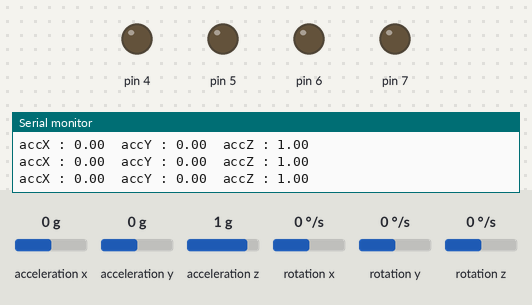
A sketch run on a simulated Arduino Uno, built with avr-gcc and run on an emulated ATmega328P. Shown: output pins drawn as LEDs (lit = HIGH), the last lines printed to the serial monitor. The test bench sets the inputs (shaded band); at power-on: acceleration x 0 g, acceleration y 0 g, acceleration z 1 g, rotation x 0 °/s, rotation y 0 °/s, rotation z 0 °/s.

Above: at 1.2 s.
1.3 s: acceleration x set to -0.4 g
4.3 s: acceleration x set to -0.7 g
At 4.9 s:
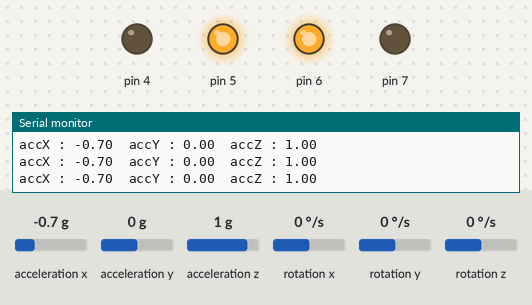
5.8 s: acceleration x set to 0.8 g
At 7.0 s:
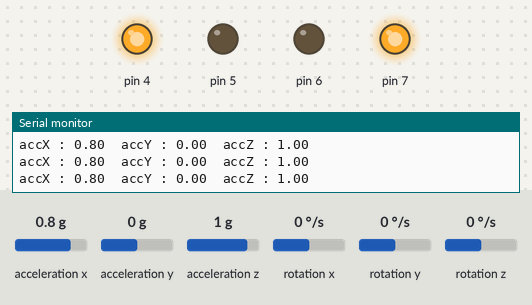
7.3 s: acceleration x set to 0.5 g
At 8.5 s:
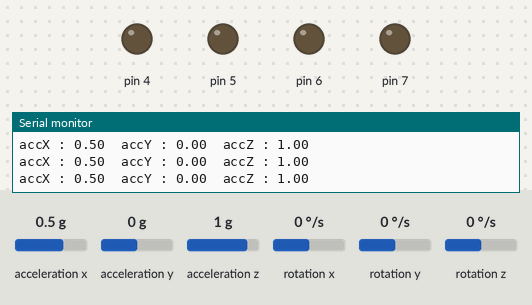
10.3 s: acceleration y set to -0.4 g
11.8 s: acceleration y set to -0.7 g
At 13.2 s:
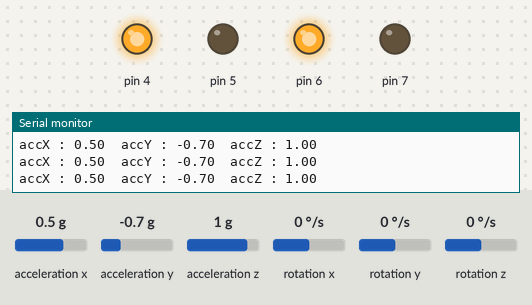
Timing chart, 0 to 14.3 s (numbered marks = the images above; inputs shaded):
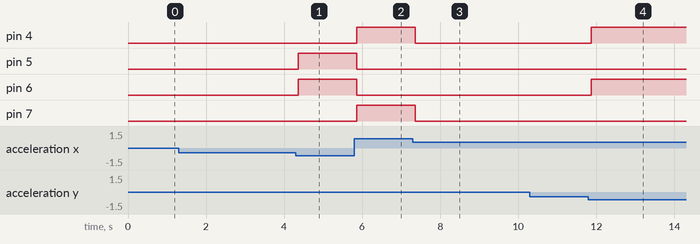

Measured:
- the behaviour switches between -0.5 and -0.6 g on acceleration x (found by bisection; images 0 and 1)
- the behaviour switches between 0.7 and 0.6 g on acceleration x (found by bisection; images 2 and 3)
- the behaviour switches between -0.5 and -0.6 g on acceleration y (found by bisection; images 3 and 4)
- after the input at 4.3 s, pin 5, pin 6: LOW → HIGH after 0.06 s
- after the input at 5.8 s, pin 4, pin 7: LOW → HIGH after 0.06 s; pin 5, pin 6: HIGH → LOW after 0.06 s
- after the input at 7.3 s, pin 4, pin 7: HIGH → LOW after 0.06 s
- after the input at 11.8 s, pin 4, pin 6: LOW → HIGH after 0.07 s

The sketch:

gesture_control.ino
```cpp
#include <MPU6050_tockn.h>
#include <Wire.h>

MPU6050 mpu6050(Wire);

long timer = 0;

void setup() {
  pinMode(4, OUTPUT);
  pinMode(5, OUTPUT);
  pinMode(6, OUTPUT);
  pinMode(7, OUTPUT);

  Serial.begin(9600);
  Wire.begin();
  mpu6050.begin();
}

void loop() {
  mpu6050.update();

  Serial.print("accX : ");Serial.print(mpu6050.getAccX());
  Serial.print("\taccY : ");Serial.print(mpu6050.getAccY());
  Serial.print("\taccZ : ");Serial.println(mpu6050.getAccZ());

  if (mpu6050.getAccX() >= 0.70)  {                                          //FORWARD
    digitalWrite(4, HIGH);
    digitalWrite(5, LOW);
    digitalWrite(6, LOW);
    digitalWrite(7, HIGH);
  }
  else if(mpu6050.getAccX() <= -0.60)  {                                                   //BACKWARD
    digitalWrite(4, LOW);
    digitalWrite(5, HIGH);
    digitalWrite(6, HIGH);
    digitalWrite(7, LOW);
  }
  else if(mpu6050.getAccY() >= 0.60) {                                                      //LEFT
    digitalWrite(4, LOW);
    digitalWrite(5, HIGH);
    digitalWrite(6, LOW);
    digitalWrite(7, HIGH);
  }
  else if(mpu6050.getAccY() <= -0.60)  {                                          //RIGHT
    digitalWrite(4, HIGH);
    digitalWrite(5, LOW);
    digitalWrite(6, HIGH);
    digitalWrite(7, LOW);
  }
  else  {
    digitalWrite(4, LOW);
    digitalWrite(5, LOW);
    digitalWrite(6, LOW);
    digitalWrite(7, LOW);
  }
}
```
